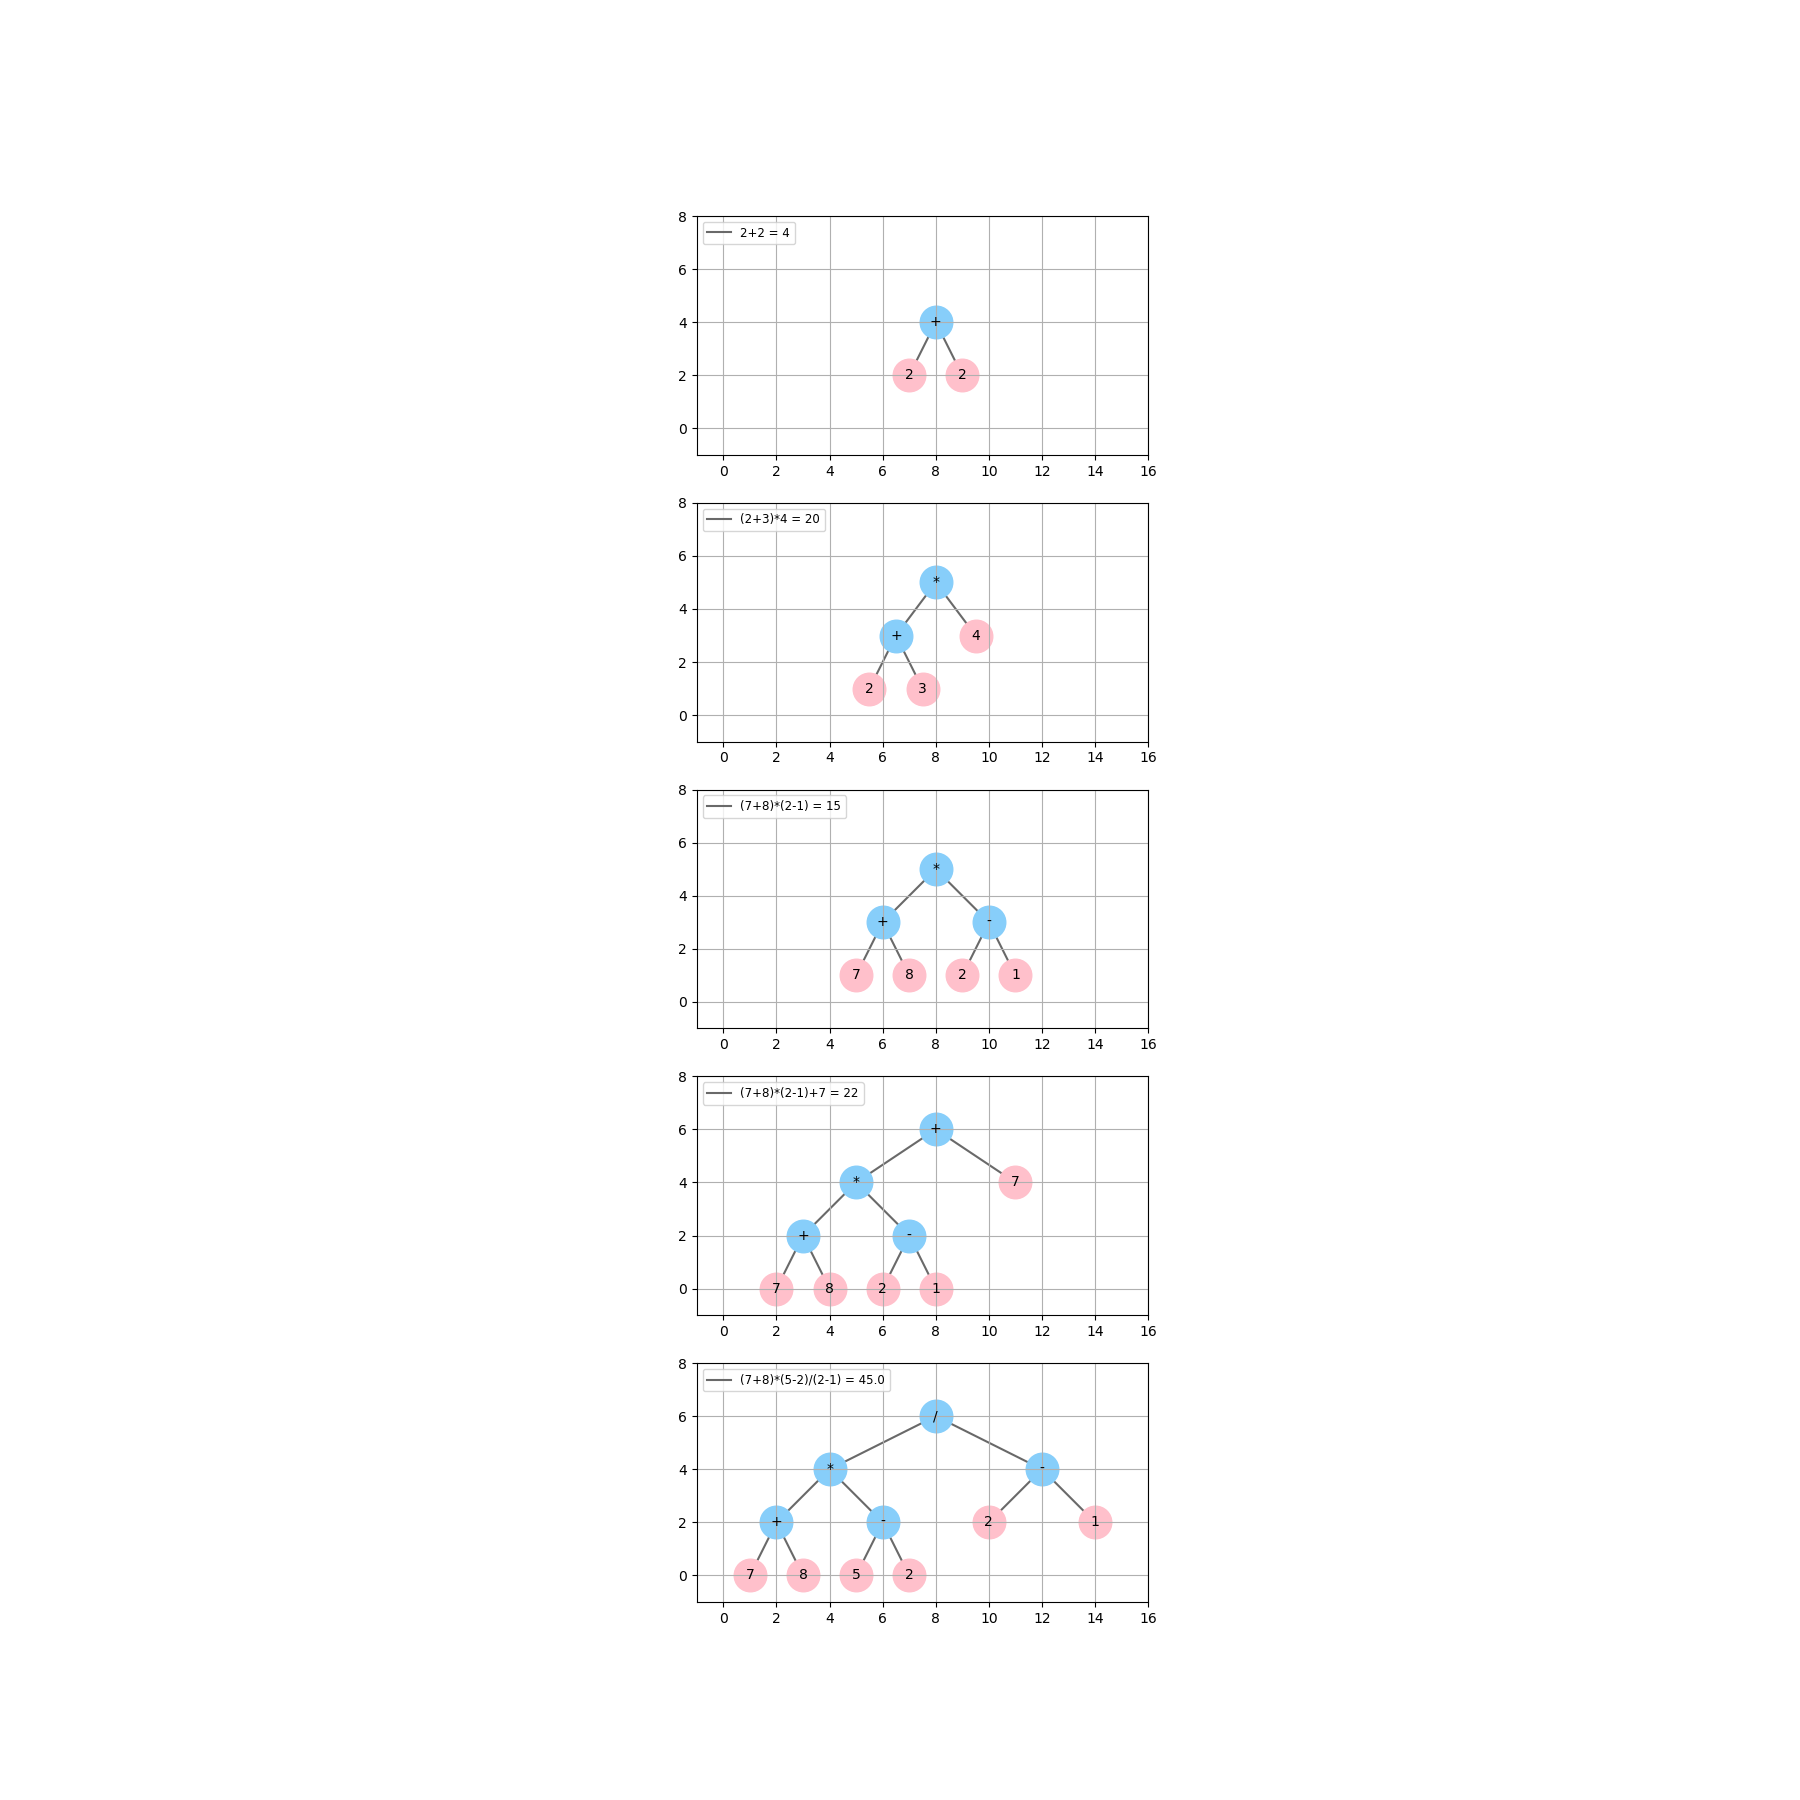

The script that saved this image:
import matplotlib.pyplot as plt
from matplotlib.lines import Line2D
import sys
sys.path.insert(0, '../')
from binary_tree import BinaryTree


def graph_1():
    x = 7
    y = 2
    size = 550
    fontsize = 10
    # left 2
    axes[0].add_line(Line2D([x, x + 1], [y, y + 2], color='#696969', label=result[0]))
    axes[0].scatter(x, y, size, color='pink')
    axes[0].text(x, y, '2', verticalalignment='center', horizontalalignment='center', fontsize=fontsize)
    # right 2
    axes[0].add_line(Line2D([x + 2, x + 1], [y, y + 2], color='#696969'))
    axes[0].scatter(x + 2, y, size, color='pink')
    axes[0].text(x + 2, y, '2', verticalalignment='center', horizontalalignment='center', fontsize=fontsize)
    # +
    axes[0].scatter(x + 1, y + 2, size, color='#87cefa')
    axes[0].text(x + 1, y + 2, '+', verticalalignment='center', horizontalalignment='center', fontsize=fontsize)

    [line.set_zorder(0) for line in axes[0].lines]
    axes[0].legend(prop={'size': 8.5}, loc=2)


def graph_2():
    x = 5.5
    y = 1
    size = 550
    fontsize = 10
    # left 2
    axes[1].add_line(Line2D([x, x + 1], [y, y + 2], color='#696969', label=result[1]))
    axes[1].scatter(x, y, size, color='pink')
    axes[1].text(x, y, '2', verticalalignment='center', horizontalalignment='center', fontsize=fontsize)
    # right 3
    axes[1].add_line(Line2D([x + 2, x + 1], [y, y + 2], color='#696969'))
    axes[1].scatter(x + 2, y, size, color='pink')
    axes[1].text(x + 2, y, '3', verticalalignment='center', horizontalalignment='center', fontsize=fontsize)
    # +
    axes[1].add_line(Line2D([x + 1, x + 2.5], [y + 2, y + 4], color='#696969'))
    axes[1].scatter(x + 1, y + 2, size, color='#87cefa')
    axes[1].text(x + 1, y + 2, '+', verticalalignment='center', horizontalalignment='center', fontsize=fontsize)
    # 4
    axes[1].add_line(Line2D([x + 4, x + 2.5], [y + 2, y + 4], color='#696969'))
    axes[1].scatter(x + 4, y + 2, size, color='pink')
    axes[1].text(x + 4, y + 2, '4', verticalalignment='center', horizontalalignment='center', fontsize=fontsize)
    # *
    axes[1].scatter(x + 2.5, y + 4, size, color='#87cefa')
    axes[1].text(x + +2.5, y + 4, '*', verticalalignment='center', horizontalalignment='center', fontsize=fontsize)

    [line.set_zorder(0) for line in axes[1].lines]
    axes[1].legend(prop={'size': 8.5}, loc=2)


def graph_3():
    x = 5
    y = 1
    size = 550
    fontsize = 10
    # 7
    axes[2].add_line(Line2D([x, x + 1], [y, y + 2], color='#696969', label=result[2]))
    axes[2].scatter(x, y, size, color='pink')
    axes[2].text(x, y, '7', verticalalignment='center', horizontalalignment='center', fontsize=fontsize)
    # 8
    axes[2].add_line(Line2D([x + 2, x + 1], [y, y + 2], color='#696969'))
    axes[2].scatter(x + 2, y, size, color='pink')
    axes[2].text(x + 2, y, '8', verticalalignment='center', horizontalalignment='center', fontsize=fontsize)
    # +
    axes[2].add_line(Line2D([x + 1, x + 3], [y + 2, y + 4], color='#696969'))
    axes[2].scatter(x + 1, y + 2, size, color='#87cefa')
    axes[2].text(x + 1, y + 2, '+', verticalalignment='center', horizontalalignment='center', fontsize=fontsize)
    # 1
    axes[2].add_line(Line2D([x + 6, x + 5], [y, y + 2], color='#696969'))
    axes[2].scatter(x + 6, y, size, color='pink')
    axes[2].text(x + 6, y, '1', verticalalignment='center', horizontalalignment='center', fontsize=fontsize)
    # 2
    axes[2].add_line(Line2D([x + 4, x + 5], [y, y + 2], color='#696969'))
    axes[2].scatter(x + 4, y, size, color='pink')
    axes[2].text(x + 4, y, '2', verticalalignment='center', horizontalalignment='center', fontsize=fontsize)
    # -
    axes[2].add_line(Line2D([x + 5, x + 3], [y + 2, y + 4], color='#696969'))
    axes[2].scatter(x + 5, y + 2, size, color='#87cefa')
    axes[2].text(x + 5, y + 2, '-', verticalalignment='center', horizontalalignment='center', fontsize=fontsize)
    # *
    axes[2].scatter(x + 3, y + 4, size, color='#87cefa')
    axes[2].text(x + 3, y + 4, '*', verticalalignment='center', horizontalalignment='center', fontsize=fontsize)

    [line.set_zorder(0) for line in axes[2].lines]
    axes[2].legend(prop={'size': 8.5}, loc=2)


def graph_4():
    x = 2
    y = 0
    size = 550
    fontsize = 10
    # 7
    axes[3].add_line(Line2D([x, x + 1], [y, y + 2], color='#696969', label=result[3]))
    axes[3].scatter(x, y, size, color='pink')
    axes[3].text(x, y, '7', verticalalignment='center', horizontalalignment='center', fontsize=fontsize)
    # 8
    axes[3].add_line(Line2D([x + 2, x + 1], [y, y + 2], color='#696969'))
    axes[3].scatter(x + 2, y, size, color='pink')
    axes[3].text(x + 2, y, '8', verticalalignment='center', horizontalalignment='center', fontsize=fontsize)
    # +
    axes[3].add_line(Line2D([x + 1, x + 3], [y + 2, y + 4], color='#696969'))
    axes[3].scatter(x + 1, y + 2, size, color='#87cefa')
    axes[3].text(x + 1, y + 2, '+', verticalalignment='center', horizontalalignment='center', fontsize=fontsize)
    # 1
    axes[3].add_line(Line2D([x + 6, x + 5], [y, y + 2], color='#696969'))
    axes[3].scatter(x + 6, y, size, color='pink')
    axes[3].text(x + 6, y, '1', verticalalignment='center', horizontalalignment='center', fontsize=fontsize)
    # 2
    axes[3].add_line(Line2D([x + 4, x + 5], [y, y + 2], color='#696969'))
    axes[3].scatter(x + 4, y, size, color='pink')
    axes[3].text(x + 4, y, '2', verticalalignment='center', horizontalalignment='center', fontsize=fontsize)
    # -
    axes[3].add_line(Line2D([x + 5, x + 3], [y + 2, y + 4], color='#696969'))
    axes[3].scatter(x + 5, y + 2, size, color='#87cefa')
    axes[3].text(x + 5, y + 2, '-', verticalalignment='center', horizontalalignment='center', fontsize=fontsize)
    # *
    axes[3].add_line(Line2D([x + 3, x + 6], [y + 4, y + 6], color='#696969'))
    axes[3].scatter(x + 3, y + 4, size, color='#87cefa')
    axes[3].text(x + 3, y + 4, '*', verticalalignment='center', horizontalalignment='center', fontsize=fontsize)
    # 7
    axes[3].add_line(Line2D([x + 9, x + 6], [y + 4, y + 6], color='#696969'))
    axes[3].scatter(x + 9, y + 4, size, color='pink')
    axes[3].text(x + 9, y + 4, '7', verticalalignment='center', horizontalalignment='center', fontsize=fontsize)
    # +
    axes[3].scatter(x + 6, y + 6, size, color='#87cefa')
    axes[3].text(x + 6, y + 6, '+', verticalalignment='center', horizontalalignment='center', fontsize=fontsize)

    [line.set_zorder(0) for line in axes[3].lines]
    axes[3].legend(prop={'size': 8.5}, loc=2)


def graph_5():
    x = 1
    y = 0
    size = 550
    fontsize = 10
    # 7
    axes[4].add_line(Line2D([x, x + 1], [y, y + 2], color='#696969', label=result[4]))
    axes[4].scatter(x, y, size, color='pink')
    axes[4].text(x, y, '7', verticalalignment='center', horizontalalignment='center', fontsize=fontsize)
    # 8
    axes[4].add_line(Line2D([x + 2, x + 1], [y, y + 2], color='#696969'))
    axes[4].scatter(x + 2, y, size, color='pink')
    axes[4].text(x + 2, y, '8', verticalalignment='center', horizontalalignment='center', fontsize=fontsize)
    # +
    axes[4].add_line(Line2D([x + 1, x + 3], [y + 2, y + 4], color='#696969'))
    axes[4].scatter(x + 1, y + 2, size, color='#87cefa')
    axes[4].text(x + 1, y + 2, '+', verticalalignment='center', horizontalalignment='center', fontsize=fontsize)
    # 2
    axes[4].add_line(Line2D([x + 6, x + 5], [y, y + 2], color='#696969'))
    axes[4].scatter(x + 6, y, size, color='pink')
    axes[4].text(x + 6, y, '2', verticalalignment='center', horizontalalignment='center', fontsize=fontsize)
    # 5
    axes[4].add_line(Line2D([x + 4, x + 5], [y, y + 2], color='#696969'))
    axes[4].scatter(x + 4, y, size, color='pink')
    axes[4].text(x + 4, y, '5', verticalalignment='center', horizontalalignment='center', fontsize=fontsize)
    # /
    axes[4].add_line(Line2D([x + 5, x + 3], [y + 2, y + 4], color='#696969'))
    axes[4].scatter(x + 5, y + 2, size, color='#87cefa')
    axes[4].text(x + 5, y + 2, '-', verticalalignment='center', horizontalalignment='center', fontsize=fontsize)
    # *
    axes[4].add_line(Line2D([x + 3, x + 7], [y + 4, y + 6], color='#696969'))
    axes[4].scatter(x + 3, y + 4, size, color='#87cefa')
    axes[4].text(x + 3, y + 4, '*', verticalalignment='center', horizontalalignment='center', fontsize=fontsize)
    # -
    axes[4].add_line(Line2D([x + 11, x + 7], [y + 4, y + 6], color='#696969'))
    axes[4].scatter(x + 11, y + 4, size, color='#87cefa')
    axes[4].text(x + 11, y + 4, '-', verticalalignment='center', horizontalalignment='center', fontsize=fontsize)
    # 2
    axes[4].add_line(Line2D([x + 9, x + 11], [y + 2, y + 4], color='#696969'))
    axes[4].scatter(x + 9, y + 2, size, color='pink')
    axes[4].text(x + 9, y + 2, '2', verticalalignment='center', horizontalalignment='center', fontsize=fontsize)
    # 1
    axes[4].add_line(Line2D([x + 13, x + 11], [y + 2, y + 4], color='#696969'))
    axes[4].scatter(x + 13, y + 2, size, color='pink')
    axes[4].text(x + 13, y + 2, '1', verticalalignment='center', horizontalalignment='center', fontsize=fontsize)
    # +
    axes[4].scatter(x + 7, y + 6, size, color='#87cefa')
    axes[4].text(x + 7, y + 6, '/', verticalalignment='center', horizontalalignment='center', fontsize=fontsize)

    [line.set_zorder(0) for line in axes[4].lines]
    axes[4].legend(prop={'size': 8.5}, loc=2)


if __name__ == '__main__':
    a = '2+2'
    b = '(2+3)*4'
    c = '(7+8)*(2-1)'
    d = '(7+8)*(2-1)+7'
    e = '(7+8)*(5-2)/(2-1)'
    expressions = [a, b, c, d, e]
    result = []
    for expr in expressions:
        tree = BinaryTree.arithmetic_expr(expr)
        res = str(tree.calc())
        res = expr + ' = ' + res
        result.append(res)
        print(res)
        print(tree)
        print()

    fig, axes = plt.subplots(5, figsize=(18, 18), dpi=100)
    for j in range(5):
        axes[j].grid()
        axes[j].set_xlim((-1, 16))
        axes[j].set_ylim((-1, 8))
        axes[j].set_aspect("equal")
    graph_1()
    graph_2()
    graph_3()
    graph_4()
    graph_5()
    plt.savefig('zad_2.png', format='png')
    plt.show()
